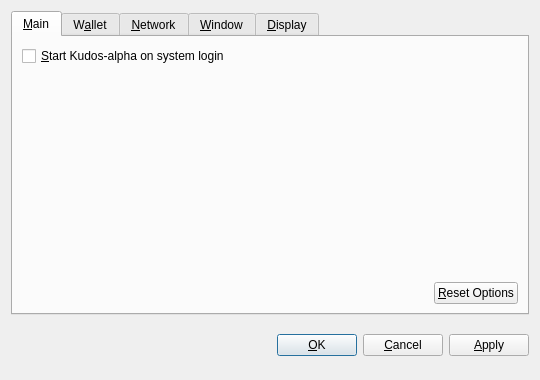
<?xml version="1.0" encoding="UTF-8"?>
<ui version="4.0">
 <class>OptionsDialog</class>
 <widget class="QDialog" name="OptionsDialog">
  <property name="geometry">
   <rect>
    <x>0</x>
    <y>0</y>
    <width>540</width>
    <height>380</height>
   </rect>
  </property>
  <property name="windowTitle">
   <string>Options</string>
  </property>
  <property name="modal">
   <bool>true</bool>
  </property>
  <layout class="QVBoxLayout" name="verticalLayout">
   <item>
    <widget class="QTabWidget" name="tabWidget">
     <property name="tabPosition">
      <enum>QTabWidget::North</enum>
     </property>
     <property name="currentIndex">
      <number>0</number>
     </property>
     <widget class="QWidget" name="tabMain">
      <attribute name="title">
       <string>&amp;Main</string>
      </attribute>
      <layout class="QVBoxLayout" name="verticalLayout_Main">
       <item>
        <widget class="QCheckBox" name="bitcoinAtStartup">
         <property name="toolTip">
          <string>Automatically start Kudos-alpha after logging in to the system.</string>
         </property>
         <property name="text">
          <string>&amp;Start Kudos-alpha on system login</string>
         </property>
        </widget>
       </item>
       <item>
        <spacer name="verticalSpacer_Main">
         <property name="orientation">
          <enum>Qt::Vertical</enum>
         </property>
         <property name="sizeHint" stdset="0">
          <size>
           <width>20</width>
           <height>40</height>
          </size>
         </property>
        </spacer>
       </item>
       <item>
        <layout class="QHBoxLayout" name="horizontalLayout_2_Main">
         <item>
          <spacer name="horizontalSpacer_2_Main">
           <property name="orientation">
            <enum>Qt::Horizontal</enum>
           </property>
           <property name="sizeHint" stdset="0">
            <size>
             <width>40</width>
             <height>20</height>
            </size>
           </property>
          </spacer>
         </item>
         <item>
          <widget class="QPushButton" name="resetButton">
           <property name="toolTip">
            <string>Reset all client options to default.</string>
           </property>
           <property name="text">
            <string>&amp;Reset Options</string>
           </property>
           <property name="autoDefault">
            <bool>false</bool>
           </property>
          </widget>
         </item>
        </layout>
       </item>
      </layout>
     </widget>
     <widget class="QWidget" name="tabWallet">
      <attribute name="title">
       <string>W&amp;allet</string>
      </attribute>
      <layout class="QVBoxLayout" name="verticalLayout_Network">
       <item>
        <widget class="QLabel" name="transactionFeeInfoLabel">
         <property name="text">
          <string>Optional transaction fee per kB that helps make sure your transactions are processed quickly. Most transactions are 1 kB.</string>
         </property>
         <property name="textFormat">
          <enum>Qt::PlainText</enum>
         </property>
         <property name="wordWrap">
          <bool>true</bool>
         </property>
        </widget>
       </item>
       <item>
        <layout class="QHBoxLayout" name="horizontalLayout_1_Main">
         <item>
          <widget class="QLabel" name="transactionFeeLabel">
           <property name="text">
            <string>Pay transaction &amp;fee</string>
           </property>
           <property name="textFormat">
            <enum>Qt::PlainText</enum>
           </property>
           <property name="buddy">
            <cstring>transactionFee</cstring>
           </property>
          </widget>
         </item>
         <item>
          <widget class="BitcoinAmountField" name="transactionFee"/>
         </item>
         <item>
          <spacer name="horizontalSpacer_1_Main">
           <property name="orientation">
            <enum>Qt::Horizontal</enum>
           </property>
           <property name="sizeHint" stdset="0">
            <size>
             <width>40</width>
             <height>20</height>
            </size>
           </property>
          </spacer>
         </item>
        </layout>
       </item>
       <item>
        <widget class="QLabel" name="label">
         <property name="text">
          <string>If you disable the spending of unconfirmed change, the change from a transaction cannot be used until that transaction has at least one confirmation. This also affects how your balance is computed.</string>
         </property>
         <property name="wordWrap">
          <bool>true</bool>
         </property>
        </widget>
       </item>
       <item>
        <widget class="QCheckBox" name="spendZeroConfChange">
         <property name="text">
          <string>Spend unconfirmed change  (experts only)</string>
         </property>
        </widget>
       </item>
       <item>
        <spacer name="verticalSpacer">
         <property name="orientation">
          <enum>Qt::Vertical</enum>
         </property>
         <property name="sizeHint" stdset="0">
          <size>
           <width>20</width>
           <height>40</height>
          </size>
         </property>
        </spacer>
       </item>
      </layout>
     </widget>
     <widget class="QWidget" name="tabNetwork">
      <attribute name="title">
       <string>&amp;Network</string>
      </attribute>
      <layout class="QVBoxLayout" name="verticalLayout_Network">
       <item>
        <widget class="QCheckBox" name="mapPortUpnp">
         <property name="toolTip">
          <string>Automatically open the Kudos-alpha client port on the router. This only works when your router supports UPnP and it is enabled.</string>
         </property>
         <property name="text">
          <string>Map port using &amp;UPnP</string>
         </property>
        </widget>
       </item>
       <item>
        <widget class="QCheckBox" name="connectSocks">
         <property name="toolTip">
          <string>Connect to the Kudos-alpha network through a SOCKS proxy (e.g. when connecting through Tor).</string>
         </property>
         <property name="text">
          <string>&amp;Connect through SOCKS proxy:</string>
         </property>
        </widget>
       </item>
       <item>
        <layout class="QHBoxLayout" name="horizontalLayout_Network">
         <item>
          <widget class="QLabel" name="proxyIpLabel">
           <property name="text">
            <string>Proxy &amp;IP:</string>
           </property>
           <property name="textFormat">
            <enum>Qt::PlainText</enum>
           </property>
           <property name="buddy">
            <cstring>proxyIp</cstring>
           </property>
          </widget>
         </item>
         <item>
          <widget class="QValidatedLineEdit" name="proxyIp">
           <property name="maximumSize">
            <size>
             <width>140</width>
             <height>16777215</height>
            </size>
           </property>
           <property name="toolTip">
            <string>IP address of the proxy (e.g. 127.0.0.1)</string>
           </property>
          </widget>
         </item>
         <item>
          <widget class="QLabel" name="proxyPortLabel">
           <property name="text">
            <string>&amp;Port:</string>
           </property>
           <property name="textFormat">
            <enum>Qt::PlainText</enum>
           </property>
           <property name="buddy">
            <cstring>proxyPort</cstring>
           </property>
          </widget>
         </item>
         <item>
          <widget class="QLineEdit" name="proxyPort">
           <property name="maximumSize">
            <size>
             <width>55</width>
             <height>16777215</height>
            </size>
           </property>
           <property name="toolTip">
            <string>Port of the proxy (e.g. 9050)</string>
           </property>
          </widget>
         </item>
         <item>
          <widget class="QLabel" name="socksVersionLabel">
           <property name="text">
            <string>SOCKS &amp;Version:</string>
           </property>
           <property name="textFormat">
            <enum>Qt::PlainText</enum>
           </property>
           <property name="buddy">
            <cstring>socksVersion</cstring>
           </property>
          </widget>
         </item>
         <item>
          <widget class="QValueComboBox" name="socksVersion">
           <property name="toolTip">
            <string>SOCKS version of the proxy (e.g. 5)</string>
           </property>
          </widget>
         </item>
         <item>
          <spacer name="horizontalSpacer_Network">
           <property name="orientation">
            <enum>Qt::Horizontal</enum>
           </property>
           <property name="sizeHint" stdset="0">
            <size>
             <width>40</width>
             <height>20</height>
            </size>
           </property>
          </spacer>
         </item>
        </layout>
       </item>
       <item>
        <spacer name="verticalSpacer_Network">
         <property name="orientation">
          <enum>Qt::Vertical</enum>
         </property>
         <property name="sizeHint" stdset="0">
          <size>
           <width>20</width>
           <height>40</height>
          </size>
         </property>
        </spacer>
       </item>
      </layout>
     </widget>
     <widget class="QWidget" name="tabWindow">
      <attribute name="title">
       <string>&amp;Window</string>
      </attribute>
      <layout class="QVBoxLayout" name="verticalLayout_Window">
       <item>
        <widget class="QCheckBox" name="minimizeToTray">
         <property name="toolTip">
          <string>Show only a tray icon after minimizing the window.</string>
         </property>
         <property name="text">
          <string>&amp;Minimize to the tray instead of the taskbar</string>
         </property>
        </widget>
       </item>
       <item>
        <widget class="QCheckBox" name="minimizeOnClose">
         <property name="toolTip">
          <string>Minimize instead of exit the application when the window is closed. When this option is enabled, the application will be closed only after selecting Quit in the menu.</string>
         </property>
         <property name="text">
          <string>M&amp;inimize on close</string>
         </property>
        </widget>
       </item>
       <item>
        <spacer name="verticalSpacer_Window">
         <property name="orientation">
          <enum>Qt::Vertical</enum>
         </property>
         <property name="sizeHint" stdset="0">
          <size>
           <width>20</width>
           <height>40</height>
          </size>
         </property>
        </spacer>
       </item>
      </layout>
     </widget>
     <widget class="QWidget" name="tabDisplay">
      <attribute name="title">
       <string>&amp;Display</string>
      </attribute>
      <layout class="QVBoxLayout" name="verticalLayout_Display">
       <item>
        <layout class="QHBoxLayout" name="horizontalLayout_1_Display">
         <item>
          <widget class="QLabel" name="langLabel">
           <property name="text">
            <string>User Interface &amp;language:</string>
           </property>
           <property name="textFormat">
            <enum>Qt::PlainText</enum>
           </property>
           <property name="buddy">
            <cstring>lang</cstring>
           </property>
          </widget>
         </item>
         <item>
          <widget class="QValueComboBox" name="lang">
           <property name="toolTip">
            <string>The user interface language can be set here. This setting will take effect after restarting Kudos-alpha.</string>
           </property>
          </widget>
         </item>
        </layout>
       </item>
       <item>
        <layout class="QHBoxLayout" name="horizontalLayout_2_Display">
         <item>
          <widget class="QLabel" name="unitLabel">
           <property name="text">
            <string>&amp;Unit to show amounts in:</string>
           </property>
           <property name="textFormat">
            <enum>Qt::PlainText</enum>
           </property>
           <property name="buddy">
            <cstring>unit</cstring>
           </property>
          </widget>
         </item>
         <item>
          <widget class="QValueComboBox" name="unit">
           <property name="toolTip">
            <string>Choose the default subdivision unit to show in the interface and when sending coins.</string>
           </property>
          </widget>
         </item>
        </layout>
       </item>
       <item>
        <widget class="QCheckBox" name="displayAddresses">
         <property name="toolTip">
          <string>Whether to show Kudos-alpha addresses in the transaction list or not.</string>
         </property>
         <property name="text">
          <string>&amp;Display addresses in transaction list</string>
         </property>
        </widget>
       </item>
       <item>
        <widget class="QCheckBox" name="coinControlFeatures">
         <property name="toolTip">
          <string>Whether to show coin control features or not.</string>
         </property>
         <property name="text">
          <string>Display coin &amp;control features (experts only!)</string>
         </property>
        </widget>
       </item>
       <item>
        <spacer name="verticalSpacer_Display">
         <property name="orientation">
          <enum>Qt::Vertical</enum>
         </property>
         <property name="sizeHint" stdset="0">
          <size>
           <width>20</width>
           <height>40</height>
          </size>
         </property>
        </spacer>
       </item>
      </layout>
     </widget>
    </widget>
   </item>
   <item>
    <layout class="QHBoxLayout" name="horizontalLayout_Buttons">
     <item>
      <spacer name="horizontalSpacer_1">
       <property name="orientation">
        <enum>Qt::Horizontal</enum>
       </property>
       <property name="sizeHint" stdset="0">
        <size>
         <width>40</width>
         <height>48</height>
        </size>
       </property>
      </spacer>
     </item>
     <item>
      <widget class="QLabel" name="statusLabel">
       <property name="font">
        <font>
         <weight>75</weight>
         <bold>true</bold>
        </font>
       </property>
       <property name="text">
        <string/>
       </property>
       <property name="textFormat">
        <enum>Qt::PlainText</enum>
       </property>
       <property name="wordWrap">
        <bool>true</bool>
       </property>
      </widget>
     </item>
     <item>
      <spacer name="horizontalSpacer_2">
       <property name="orientation">
        <enum>Qt::Horizontal</enum>
       </property>
       <property name="sizeHint" stdset="0">
        <size>
         <width>40</width>
         <height>48</height>
        </size>
       </property>
      </spacer>
     </item>
     <item>
      <widget class="QPushButton" name="okButton">
       <property name="text">
        <string>&amp;OK</string>
       </property>
      </widget>
     </item>
     <item>
      <widget class="QPushButton" name="cancelButton">
       <property name="text">
        <string>&amp;Cancel</string>
       </property>
       <property name="autoDefault">
        <bool>false</bool>
       </property>
      </widget>
     </item>
     <item>
      <widget class="QPushButton" name="applyButton">
       <property name="text">
        <string>&amp;Apply</string>
       </property>
       <property name="autoDefault">
        <bool>false</bool>
       </property>
      </widget>
     </item>
    </layout>
   </item>
  </layout>
 </widget>
 <customwidgets>
  <customwidget>
   <class>BitcoinAmountField</class>
   <extends>QSpinBox</extends>
   <header>bitcoinamountfield.h</header>
  </customwidget>
  <customwidget>
   <class>QValueComboBox</class>
   <extends>QComboBox</extends>
   <header>qvaluecombobox.h</header>
  </customwidget>
  <customwidget>
   <class>QValidatedLineEdit</class>
   <extends>QLineEdit</extends>
   <header>qvalidatedlineedit.h</header>
  </customwidget>
 </customwidgets>
 <resources/>
 <connections/>
</ui>
